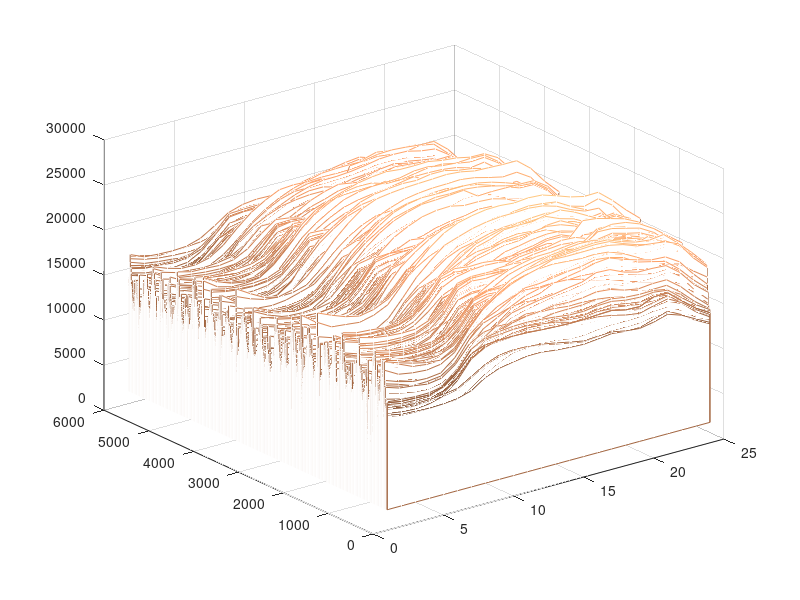

Source code (MATLAB):
clear; clc;

Z = double(cell2mat(struct2cell(load('z_values.mat'))));
X = double(cell2mat(struct2cell(load('x_values.mat'))));
Y = double(cell2mat(struct2cell(load('y_values.mat'))));

X = 1:size(Z);

colormap copper;
waterfall(Z);

